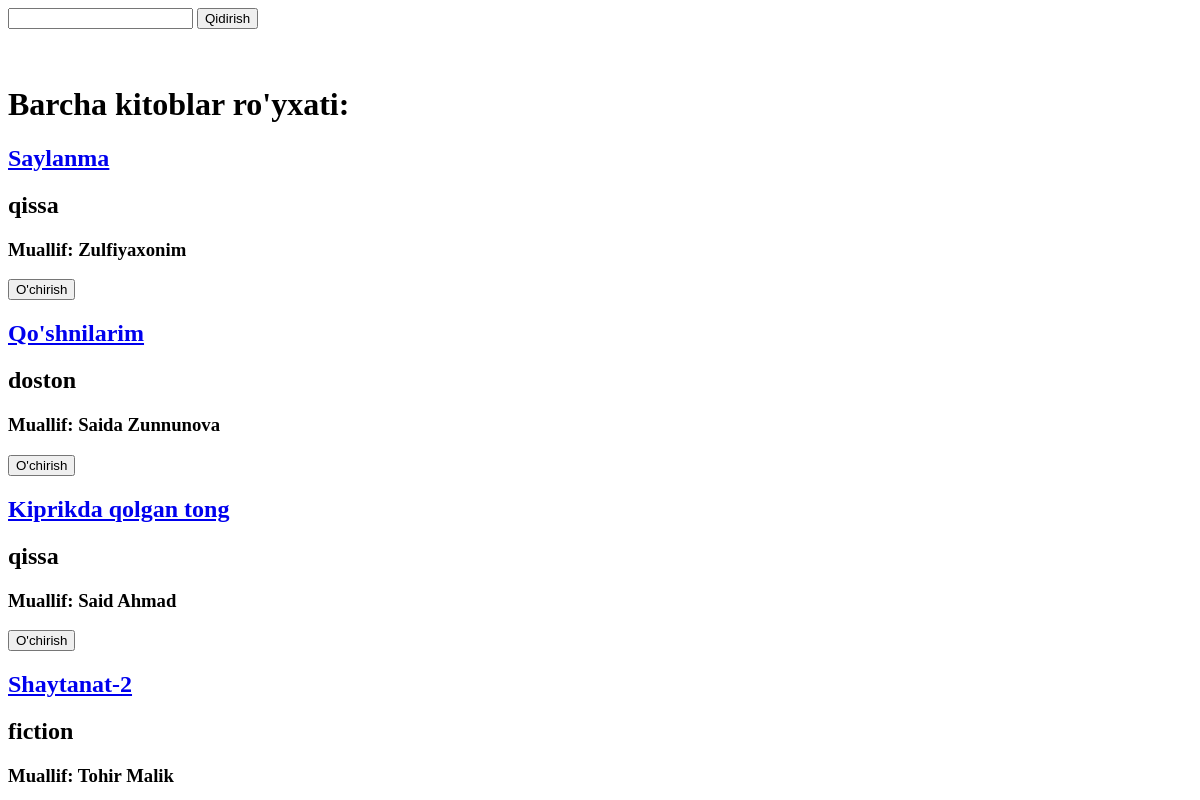
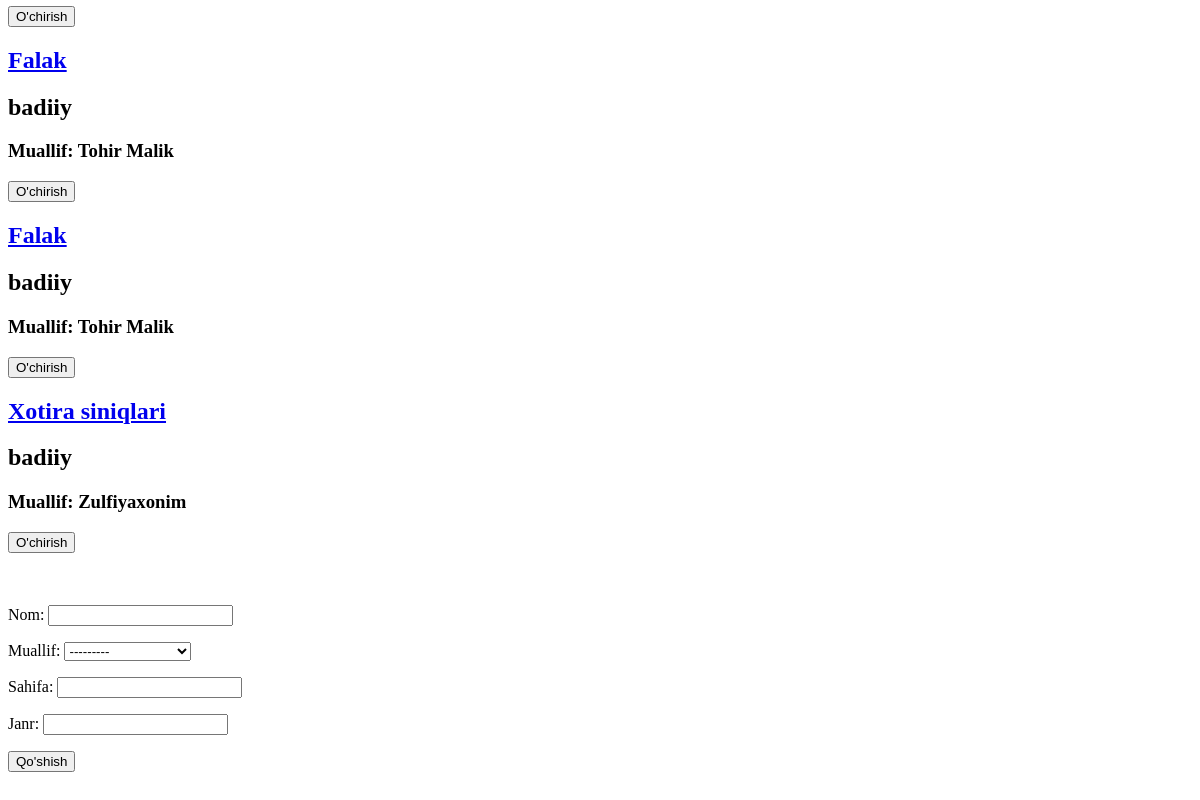
/hamma_kitoblar/, run on an earlier commit of the app's database (2 pictures, top to bottom).
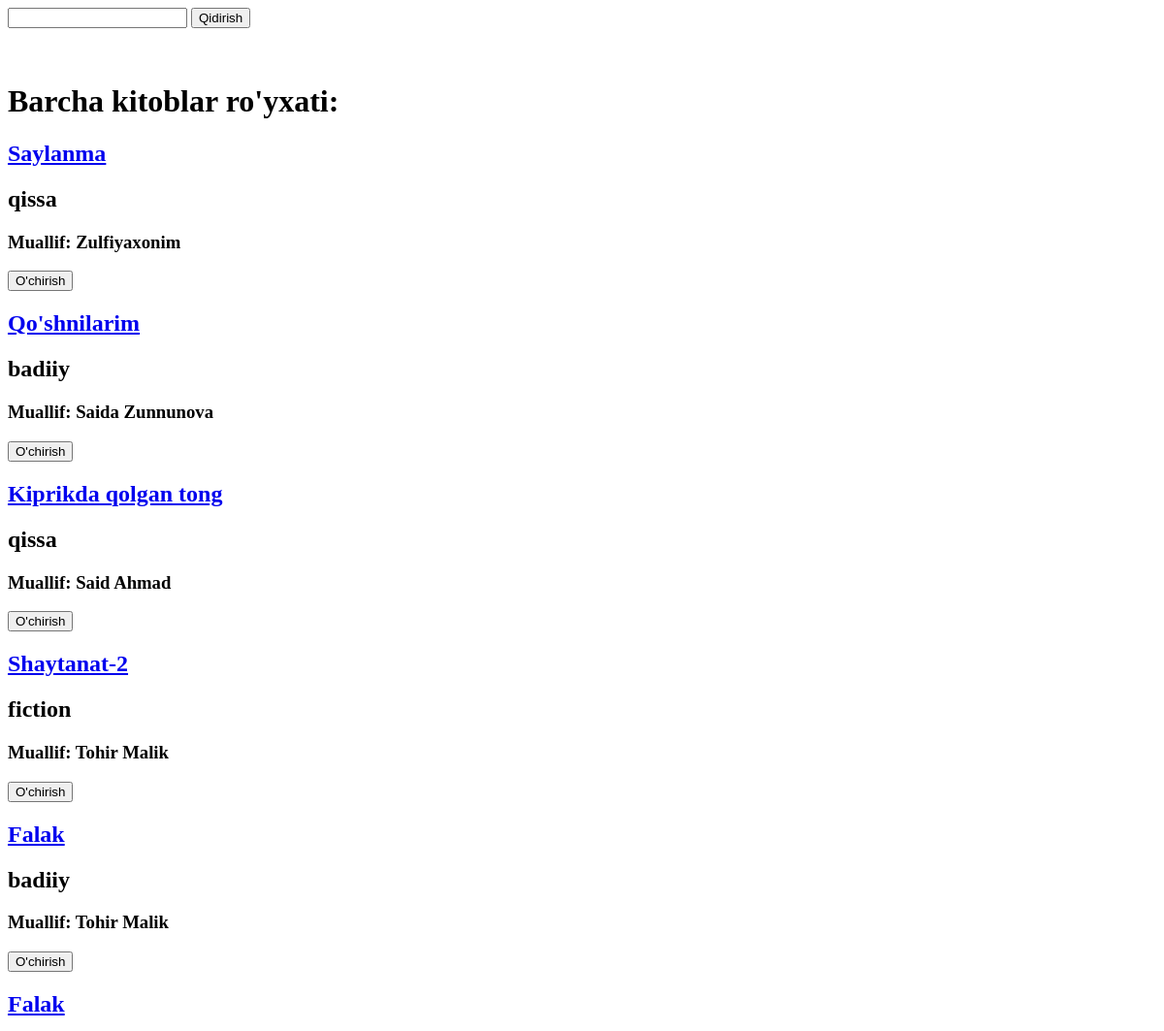
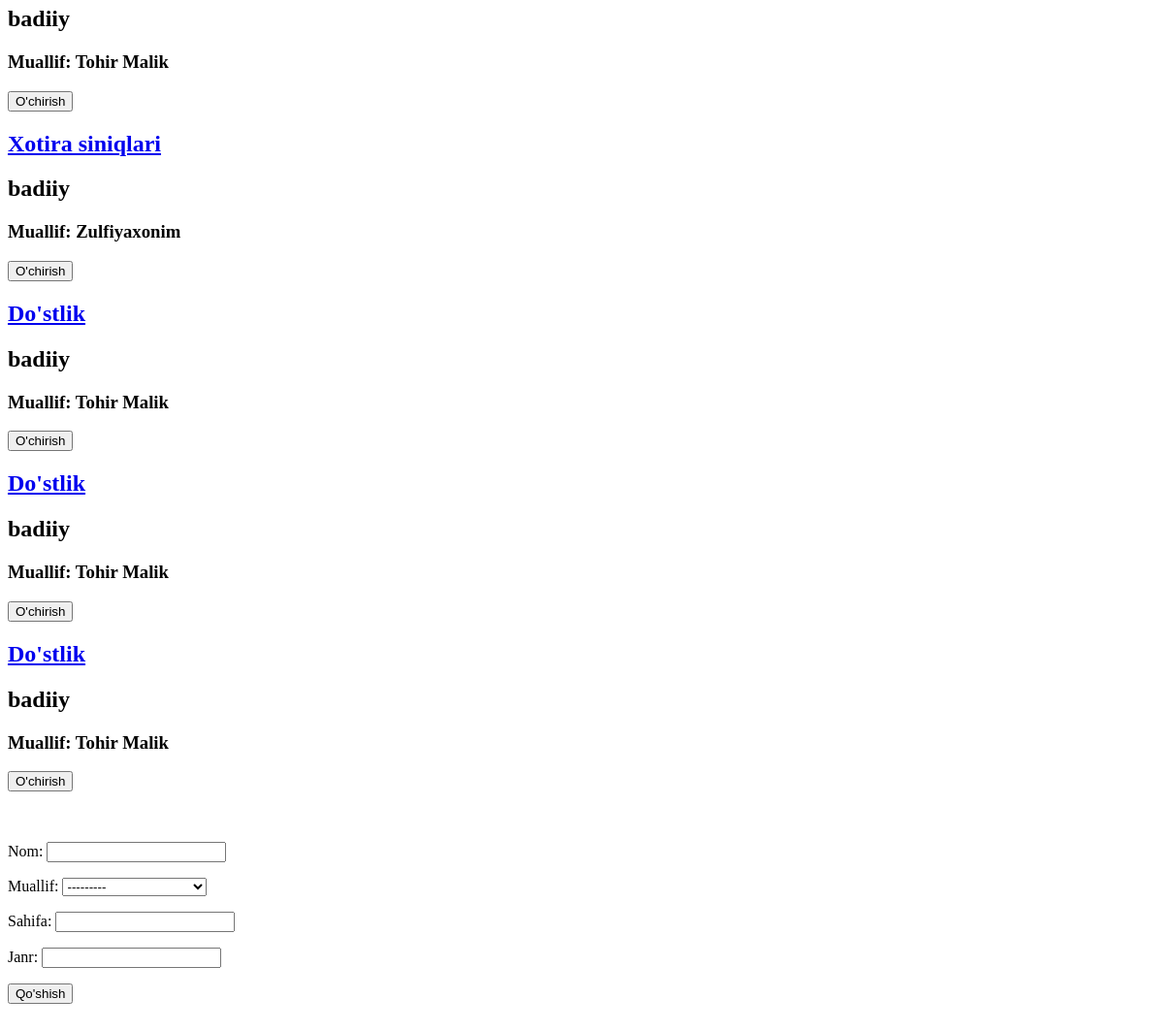
And on a later commit of the database (2 pictures, top to bottom).
### asosiy/models.py (models this page shows, shortened)
class Kitob(models.Model):
    nom = models.CharField(max_length=50)
    muallif = models.ForeignKey(Muallif,on_delete=models.CASCADE)
    sahifa= models.SmallIntegerField()
    janr = models.CharField(max_length=50)

class Muallif(models.Model):
    tanlov = [
        ("Erkak","Erkak"),
        ("Ayol","Ayol")
    ]
    ism = models.CharField(max_length=50)
    kitob_soni = models.SmallIntegerField()
    jins = models.CharField(max_length=50 , choices=tanlov)
    tirik = models.BooleanField()
    tugilgan_yili = models.SmallIntegerField()
    def __str__(self):
        return self.ism

### asosiy/views.py (the view)
# urls.py: path('hamma_kitoblar/',hamma_kitoblar),
def hamma_kitoblar(sorov):
    if sorov.method == 'POST':
        forma = KitobForm(sorov.POST)
        if forma.is_valid():
            forma.save()
        return redirect('/hamma_kitoblar/')
    soz = sorov.GET.get('qidiruv')
    if soz == "" or soz is None:
        content = {
            "kitoblar": Kitob.objects.all(),
            "mualliflar": Muallif.objects.all(),
            "forma":KitobForm()
        }
    else:
        content = {
            "kitoblar": Kitob.objects.filter(nom__contains=soz),
            "mualliflar": Muallif.objects.filter(ism__contains=soz),
            "forma" : KitobForm()
        }
    return render(sorov, 'Kitoblar.html',content)

### asosiy/forms.py
class KitobForm(forms.ModelForm):
    class Meta:
        model = Kitob
        fields = '__all__'   # hammasini oladi

### templates/Kitoblar.html (shortened to what this page needs)
<!DOCTYPE html>
<html lang="en">
<head>
</head>
<body>
<form method="get">
     <input type="text" name="qidiruv">
     <button>Qidirish</button>
  </form>
<br>
  <br>
  <h1> Barcha kitoblar ro'yxati:</h1>
  {% for kitob in kitoblar %}
  <h2> <a href="/kitob_ozgartir/{{kitob.id}}/">{{kitob.nom}}</a ></h2>  <h2>{{kitob.janr}}</h2>
    <h3> Muallif: {{kitob.muallif.ism}}</h3>
  <a href = "/kitob_ochir/{{kitob.id}}/"><button> O'chirish </button></a>
  <br>
  {% endfor %}
    <br>
    <br>
    <form method="post">{% csrf_token %}
        {{forma.as_p}}
        <button type="submit">Qo'shish</button>
    </form>
    <br>
    <br>
</body>
</html>

What changed in the data, as far as the page shows it:
changed Kitob "Qo'shnilarim": janr "doston" → "badiiy"
added Kitob: nom "Do'stlik", janr "badiiy", muallif.ism "Tohir Malik"
added Kitob: nom "Do'stlik", janr "badiiy", muallif.ism "Tohir Malik"
added Kitob: nom "Do'stlik", janr "badiiy", muallif.ism "Tohir Malik"
